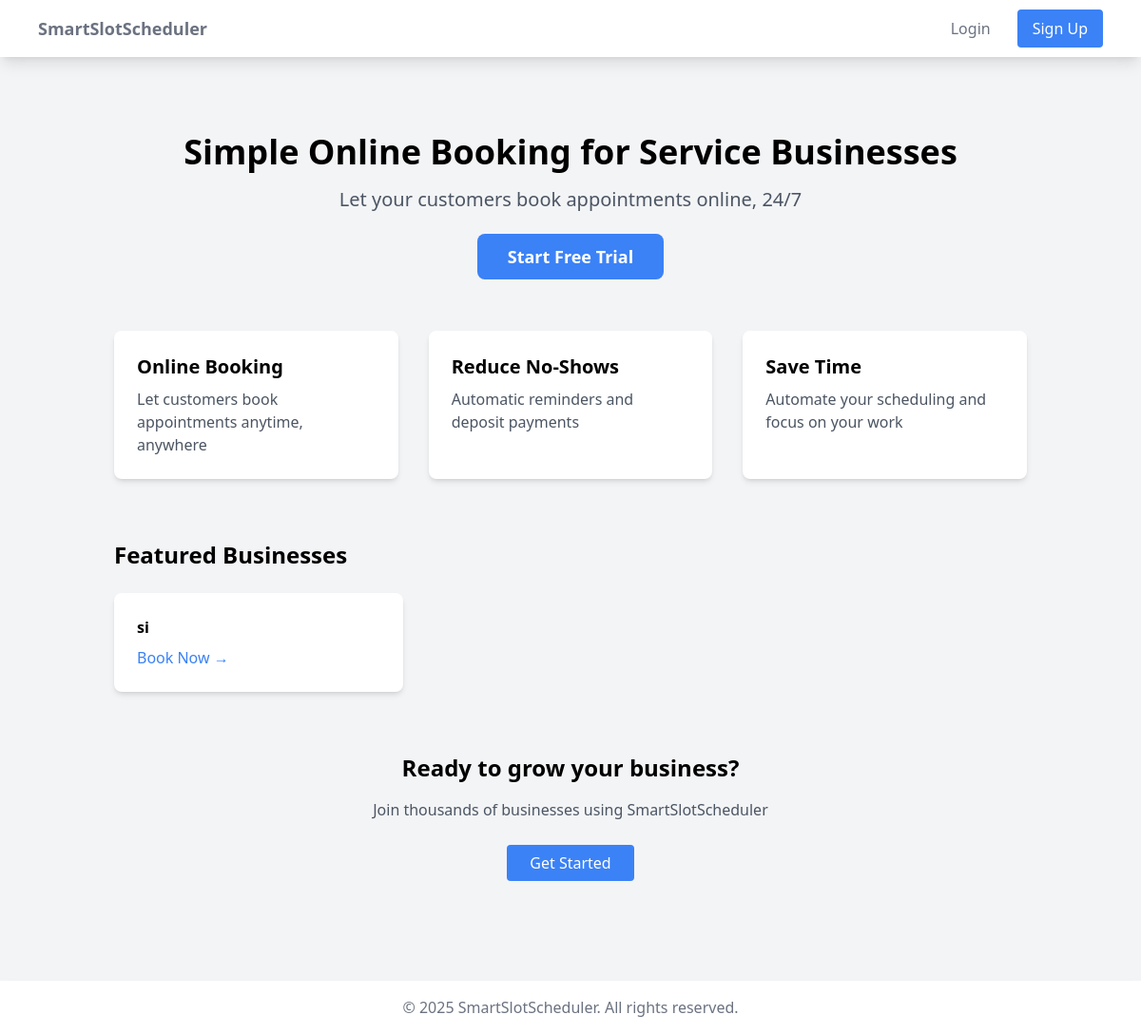
/, run on an earlier commit of the app's database.
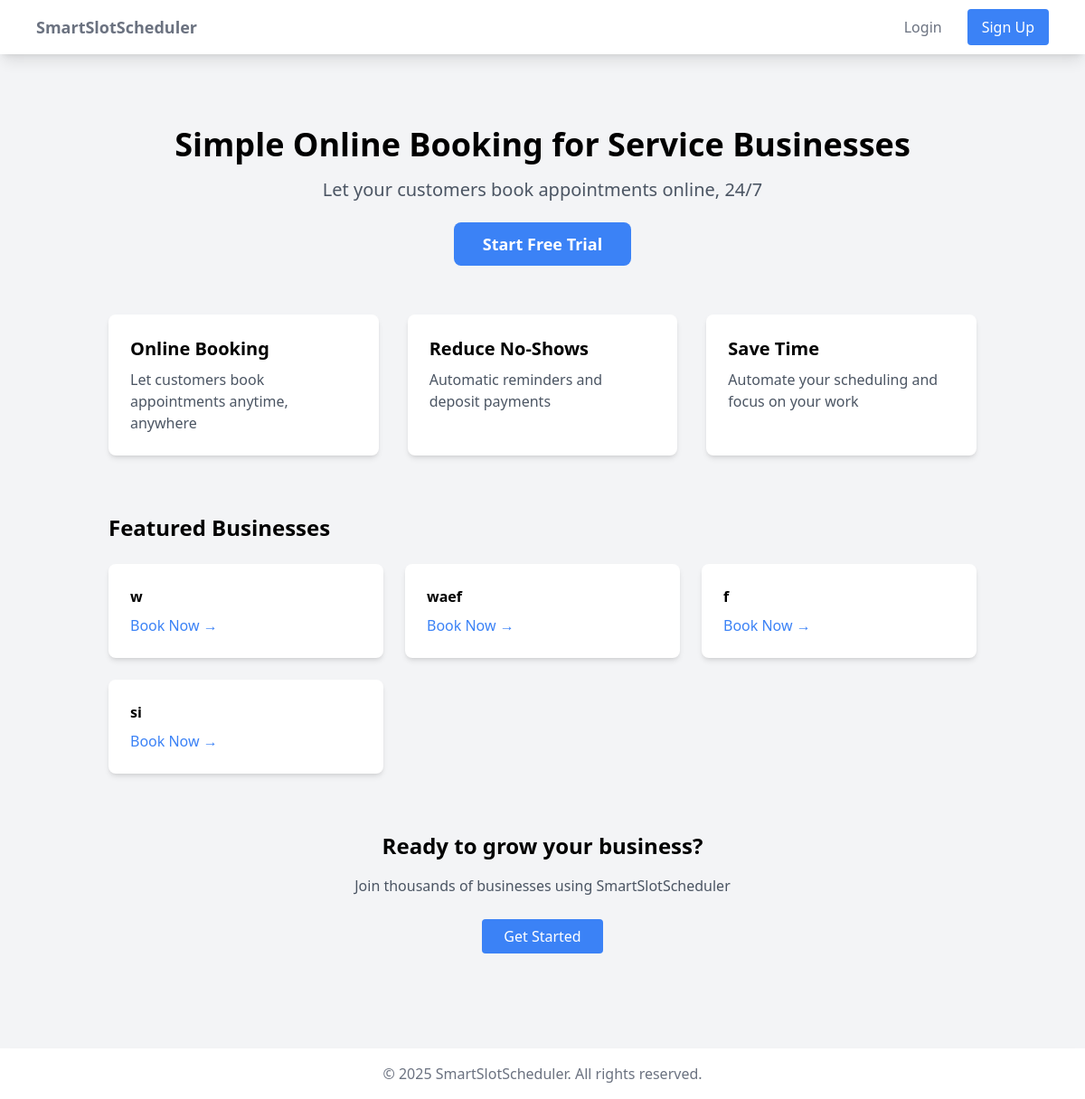
And on a later commit of the database.
### core/models.py (models this page shows, shortened)
class Business(models.Model):
    owner = models.OneToOneField(User, on_delete=models.CASCADE)
    name = models.CharField(max_length=100)
    booking_url = models.SlugField(unique=True, blank=True)
    email = models.EmailField()
    phone = models.CharField(max_length=20)
    created_at = models.DateTimeField(auto_now_add=True)
    calendar_id = models.CharField(
        max_length=255,
        null=True,
        blank=True,
        help_text="Google Calendar ID for this business"
    )
    class Meta:
        verbose_name = 'business'        # Singular form
        verbose_name_plural = 'businesses'  # Plural form
        ordering = ['-created_at']       # Default ordering

### core/views.py (the view)
# urls.py: path('', views.landing_page, name='landing'),
def landing_page(request):
    businesses = Business.objects.all()
    return render(request, 'core/landing.html', {
        'businesses': businesses
    })

### core/templates/core/landing.html (shortened to what this page needs)
{% extends "core/shared/base.html" %}
{% block content %}
<div class="max-w-6xl mx-auto px-4 py-12">
    <div class="text-center mb-16">
        <h1 class="text-4xl font-bold mb-4">
            Simple Online Booking for Service Businesses
        </h1>
        <p class="text-xl text-gray-600 mb-8">
            Let your customers book appointments online, 24/7
        </p>
        <a href="{% url 'core:signup' %}"
           class="bg-blue-500 text-white px-8 py-3 rounded-lg text-lg font-semibold hover:bg-blue-600">
            Start Free Trial
        </a>
    </div>
    <div class="grid md:grid-cols-3 gap-8 mb-16">
        <div class="bg-white p-6 rounded-lg shadow-md">
            <h3 class="text-xl font-semibold mb-2">Online Booking</h3>
            <p class="text-gray-600">Let customers book appointments anytime, anywhere</p>
        </div>
        <div class="bg-white p-6 rounded-lg shadow-md">
            <h3 class="text-xl font-semibold mb-2">Reduce No-Shows</h3>
            <p class="text-gray-600">Automatic reminders and deposit payments</p>
        </div>
        <div class="bg-white p-6 rounded-lg shadow-md">
            <h3 class="text-xl font-semibold mb-2">Save Time</h3>
            <p class="text-gray-600">Automate your scheduling and focus on your work</p>
        </div>
    </div>
    {% if businesses %}
    <div class="mb-16">
        <h2 class="text-2xl font-bold mb-6">Featured Businesses</h2>
        <div class="grid md:grid-cols-2 lg:grid-cols-3 gap-6">
            {% for business in businesses %}
            <div class="bg-white p-6 rounded-lg shadow-md">
                <h3 class="font-semibold mb-2">{{ business.name }}</h3>
                <a href="/{{ business.booking_url }}/"
                   class="text-blue-500 hover:text-blue-700">
                    Book Now →
                </a>
            </div>
            {% endfor %}
        </div>
    </div>
    {% endif %}
    <div class="text-center">
        <h2 class="text-2xl font-bold mb-4">Ready to grow your business?</h2>
        <p class="text-gray-600 mb-8">
            Join thousands of businesses using SmartSlotScheduler
        </p>
        <a href="{% url 'core:signup' %}"
           class="bg-blue-500 text-white px-6 py-2 rounded hover:bg-blue-600">
            Get Started
        </a>
    </div>
</div>
{% endblock %}

What changed in the data, as far as the page shows it:
added Business: name "w"
added Business: name "waef"
added Business: name "f"
